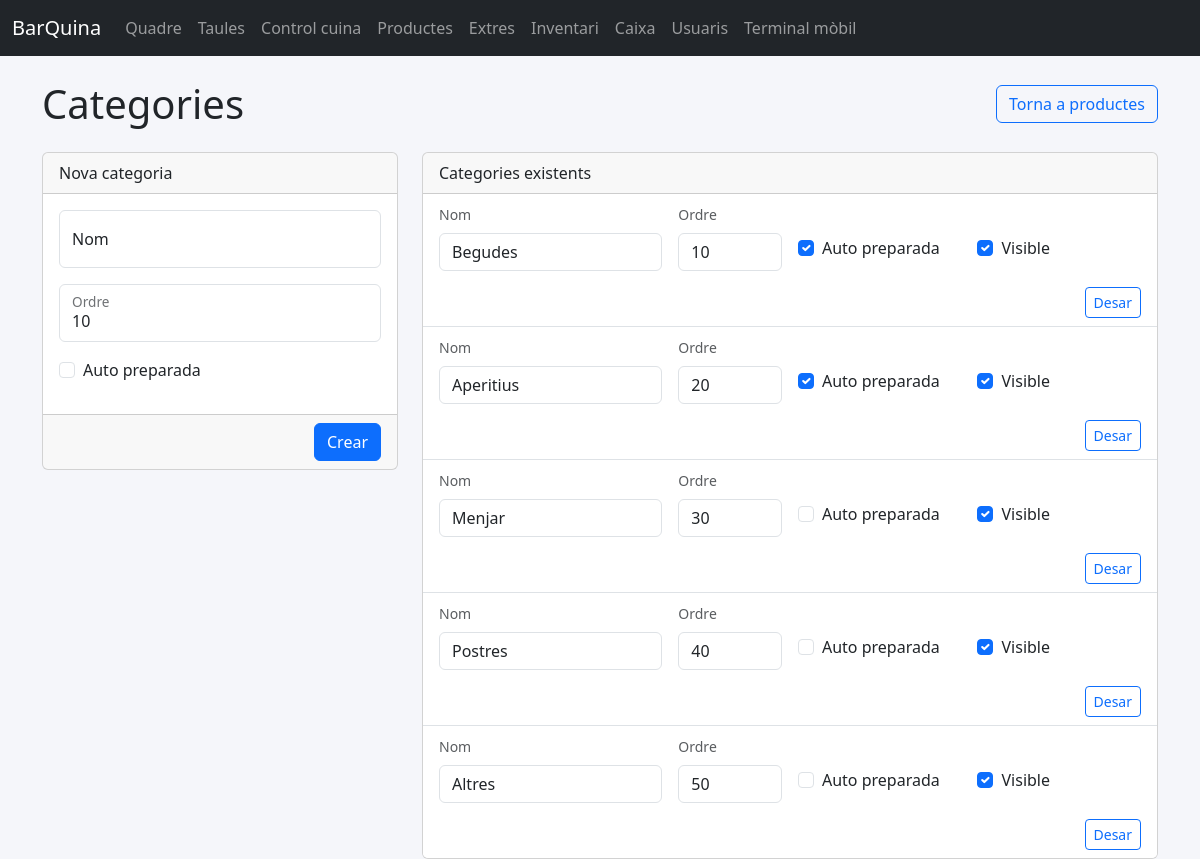
Page /catalog/categories on the committed database.
### app/models.py (models this page shows, shortened)
class Category(db.Model):
    __tablename__ = "categories"
    id = db.Column(db.Integer, primary_key=True)
    name = db.Column(db.String(60), unique=True, nullable=False)
    sort_order = db.Column(db.Integer, nullable=False, default=0)
    auto_prepare = db.Column(db.Boolean, nullable=False, default=False)
    is_active = db.Column(db.Boolean, nullable=False, default=True)
    products = db.relationship("Product", back_populates="category")

### app/blueprints/catalog/routes.py (the view, shortened to what this page needs)
@bp.route("/categories", methods=["GET", "POST"])
def categories():
    categories = _ordered_categories(include_inactive=True)
    return render_template("catalog/categories.html", categories=categories)

### app/blueprints/catalog/routes.py (called while the page is built)
def _ordered_categories(include_inactive: bool = False) -> list[Category]:
    query = Category.query
    if not include_inactive:
        query = query.filter_by(is_active=True)
    return query.order_by(Category.sort_order, Category.name).all()

### app/templates/catalog/categories.html (shortened to what this page needs)
{% extends "base.html" %}
{% block content %}
<div class="d-flex justify-content-between align-items-center mb-4 flex-wrap gap-2">
    <h1 class="mb-0">Categories</h1>
    <a class="btn btn-outline-primary" href="{{ url_for('catalog.products') }}">Torna a productes</a>
</div>
<div class="row g-4">
    <div class="col-lg-4">
        <div class="card">
            <div class="card-header">Nova categoria</div>
            <form method="post" action="{{ url_for('catalog.categories') }}">
                <div class="card-body">
                    <div class="form-floating mb-3">
                        <input class="form-control" name="name" placeholder="Begudes" required>
                        <label>Nom</label>
                    </div>
                    <div class="form-floating mb-3">
                        <input class="form-control" name="sort_order" type="number" value="10">
                        <label>Ordre</label>
                    </div>
                    <div class="form-check mb-3">
                        <input class="form-check-input" type="checkbox" name="auto_prepare" id="newAuto">
                        <label class="form-check-label" for="newAuto">Auto preparada</label>
                    </div>
                </div>
                <div class="card-footer text-end">
                    <button class="btn btn-primary" type="submit">Crear</button>
                </div>
            </form>
        </div>
    </div>
    <div class="col-lg-8">
        <div class="card">
            <div class="card-header">Categories existents</div>
            <div class="list-group list-group-flush">
                {% for category in categories %}
                <form class="list-group-item" method="post" action="{{ url_for('catalog.categories') }}">
                    <div class="row g-3 align-items-center">
                        <div class="col-md-4">
                            <label class="form-label small text-muted">Nom</label>
                            <input class="form-control" name="name" value="{{ category.name }}" required>
                        </div>
                        <div class="col-md-2">
                            <label class="form-label small text-muted">Ordre</label>
                            <input class="form-control" name="sort_order" type="number" value="{{ category.sort_order }}">
                        </div>
                        <div class="col-md-3">
                            <div class="form-check mt-4">
                                <input class="form-check-input" type="checkbox" name="auto_prepare" id="auto{{ category.id }}" {% if category.auto_prepare %}checked{% endif %}>
                                <label class="form-check-label" for="auto{{ category.id }}">Auto preparada</label>
                            </div>
                        </div>
                        <div class="col-md-3">
                            <div class="form-check mt-4">
                                <input class="form-check-input" type="checkbox" name="is_active" id="active{{ category.id }}" {% if category.is_active %}checked{% endif %}>
                                <label class="form-check-label" for="active{{ category.id }}">Visible</label>
                            </div>
                        </div>
                        <div class="col-12 text-end">
                            <button class="btn btn-outline-primary btn-sm" type="submit">Desar</button>
                        </div>
                    </div>
                </form>
                {% else %}
                <div class="list-group-item text-muted">Encara no hi ha categories.</div>
                {% endfor %}
            </div>
        </div>
    </div>
</div>
{% endblock %}

### app/static/css/app.css (style rules this page uses)
body { background-color: #f5f6fa; }

### rows in the picture
Category: name "Begudes", sort_order "10", auto_prepare "☑", is_active "☑"
Category: name "Aperitius", sort_order "20", auto_prepare "☑", is_active "☑"
Category: name "Menjar", sort_order "30", is_active "☑"
Category: name "Postres", sort_order "40", is_active "☑"
Category: name "Altres", sort_order "50", is_active "☑"
